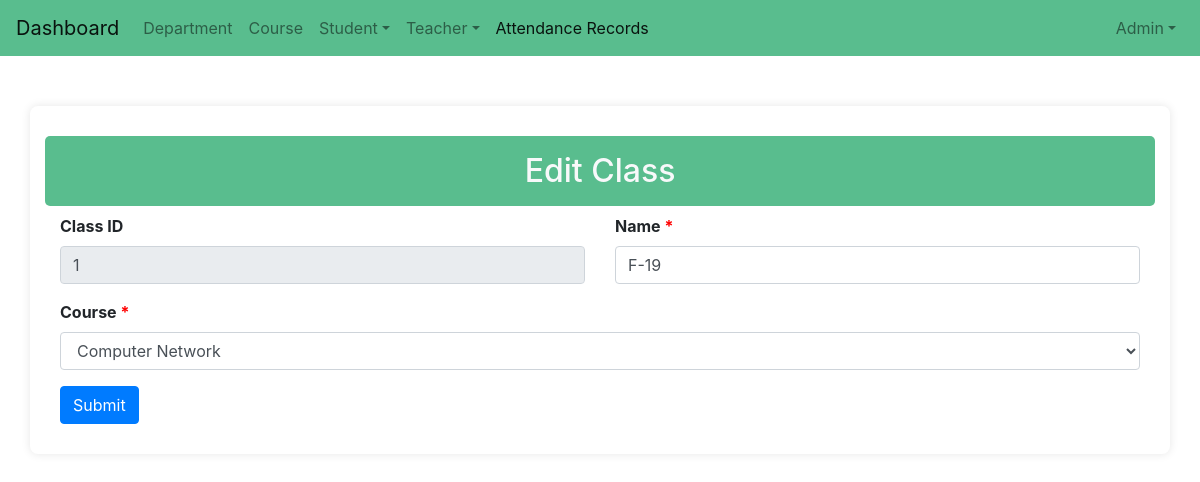
/classes_update/1/ (signed in), run on the app's committed database.
### attandance/models.py (models this page shows, shortened)
class CustomUser(AbstractUser):
    full_name = models.CharField(max_length=100, null=True)
    phone_number = models.CharField(max_length=15, blank=True, null=True)
    role = models.CharField(max_length=50, null=True)
    date_of_creation = models.DateField(auto_now_add=True, null=True)
    last_login_date = models.DateField(blank=True, null=True)
    is_super_admin = models.BooleanField(default=False)
    teacher = models.OneToOneField(Teacher, on_delete=models.CASCADE, null=True, blank=True)
    objects = CustomUserManager()

class Classes(models.Model):
    classes_id = models.CharField(max_length=100, null=True)
    name = models.CharField(max_length=255)
    courses = models.ForeignKey(Courses, on_delete=models.CASCADE)
    created_on = models.DateTimeField(auto_now_add=True)
    updated_on = models.DateTimeField(auto_now=True)

class Courses(models.Model):
    course_id = models.CharField(max_length=100, null=True)
    name = models.CharField(max_length=255, )
    department = models.ForeignKey(Department, on_delete=models.CASCADE)
    created_on = models.DateTimeField(auto_now_add=True)
    updated_on = models.DateTimeField(auto_now=True)

### attandance/views.py (the view, shortened to what this page needs)
# urls.py: path('classes_update/<int:class_id>/', views.classes_update, name='classes_update'),
@login_required(login_url='home')
def classes_update(request, class_id):
    classes = get_object_or_404(Classes, pk=class_id)
    courses = Courses.objects.all()
    return render(request, 'admin/class/classes_update.html', {
        'classes': classes,
        'courses': courses
    })

### templates/admin/class/classes_update.html (shortened to what this page needs)
<!DOCTYPE html>
<html lang="en">
{% load static %}
<head>
</head>
<body>
    {% include 'navbar.html' %}
    <div class="container">
        <h2 class="text-light py-3">Edit Class</h2>
        <form method="post" enctype="multipart/form-data">
            <div class="container-fluid">
                <div class="row mb-3">
                    <div class="col-md-6">
                        <label for="classes_id" class="form-label">Class ID</label>
                        <input type="text" class="form-control" id="classes_id" value="{{ classes.classes_id }}" name="classes_id" readonly>
                    </div>
                    <div class="col-md-6">
                        <label for="name" class="form-label">Name <span style="color:red;">*</span></label>
                        <input type="text" class="form-control" id="name" name="name" value="{{ form_data.name|default:classes.name }}">
                    </div>
                </div>
                <div class="mb-3">
                    <label for="course" class="form-label">Course <span style="color:red; font-weight:bold;">*</span></label>
                    <select id="course" name="course" class="form-control">
                        {% for course in courses %}
                        <option value="{{ course.id }}" {% if course.id == classes.courses.id %}selected{% endif %}>{{ course.name }}</option>
                        {% endfor %}
                    </select>
                </div>
                <div class="row">
                    <div class="col-md-12">
                        <button type="submit" class="btn btn-primary">Submit</button>
                    </div>
                </div>
            </div>
        </form>
    </div>
</body>
</html>

### templates/navbar.html (shortened to what this page needs)
<html lang="en">
<head>
  <link rel="stylesheet" href="https://maxcdn.bootstrapcdn.com/bootstrap/4.5.2/css/bootstrap.min.css">
  <link rel="stylesheet" href="https://cdn.datatables.net/1.13.6/css/jquery.dataTables.min.css">
  <link href="https://cdnjs.cloudflare.com/ajax/libs/select2/4.1.0/css/select2.min.css" rel="stylesheet" />
  <link rel="stylesheet" href="https://cdnjs.cloudflare.com/ajax/libs/font-awesome/5.15.3/css/all.min.css">
</head>
<body>
  <nav class="navbar navbar-expand-lg navbar-light" style="background: #59bd8e;">
    <a class="navbar-brand" href="/dashboard">Dashboard</a>
    <div class="collapse navbar-collapse" id="navbarSupportedContent">
      <ul class="navbar-nav mr-auto">
        <li class="nav-item ">
          <a class="nav-link" href="{% url 'department_list' %}">Department</a>
        </li>
        <li class="nav-item ">
          <a class="nav-link" href="{% url 'courses_list' %}">Course</a>
        </li>
        <li class="nav-item dropdown">
          <a class="nav-link dropdown-toggle" data-toggle="dropdown" href="#">Student</a>
        </li>
        <li class="nav-item dropdown">
          <a class="nav-link dropdown-toggle" data-toggle="dropdown" href="#">Teacher</a>
        </li>
        <li class="nav-item active">
          <a class="nav-link" href="/upload_and_filter_attendance">Attendance Records
       </a>
        </li>
      </ul>
      <ul class="navbar-nav ml-auto">
        {% if user.username is not None %}
        <li class="nav-item dropdown custom-dropdown">
          <a class="nav-link dropdown-toggle" data-toggle="dropdown" href="#">{{ user.username|capfirst }}</a>
        </li>
        {% endif %}
      </ul>
    </div>
</nav>
</body>
</html>

### templates/admin/class/classes_update.html (style rules this page uses)
body { background-color: #f8f9fa; font-family: Arial, sans-serif; }
.container { max-width: 800px; background: #ffffff; padding: 30px; border-radius: 8px; box-shadow: 0 0 10px rgba(0, 0, 0, 0.1); margin-top: 50px; }
h2 { background-color: #59bd8e; color: white; padding: 15px; border-radius: 5px; font-size: 1.5rem; text-align: center; }
.form-label { font-weight: bold; }
.form-control { border-radius: 5px; }
.btn-primary { background-color: #59bd8e; border: none; border-radius: 5px; padding: 10px 20px; font-size: 1rem; }

### data on the page
CustomUser: username "Admin"
Classes: classes_id "1", name "F-19", course "Computer Network"
